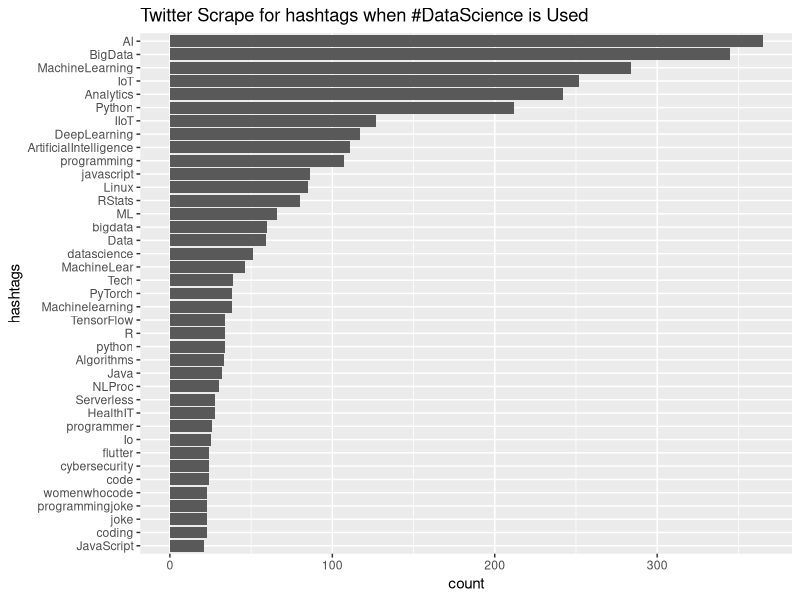
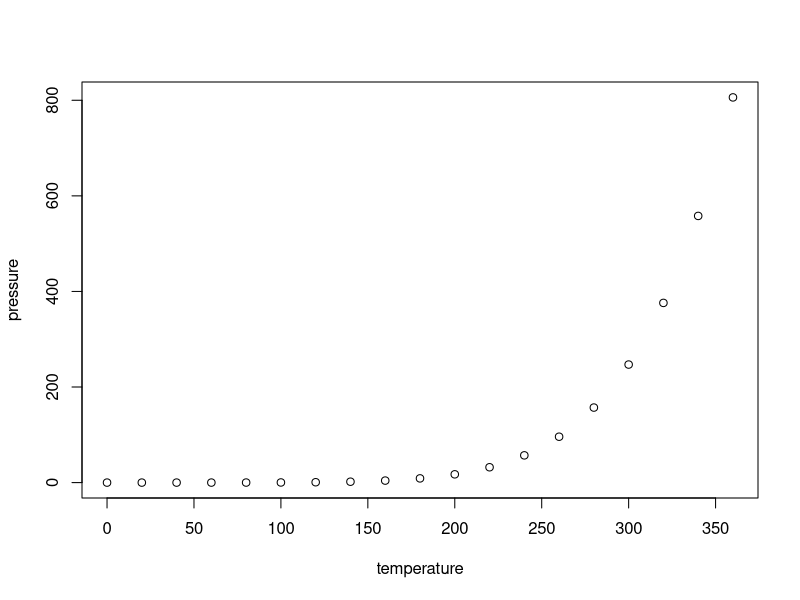

Generate these figures, in order, with R:
## ---- chunk 1
knitr::opts_chunk$set(echo = TRUE)
library(dplyr)
library(ggplot2)
## ---- chunk 2
word.df<-read.csv("data/twitter_words.csv")

unique_word<-word.df%>%
  group_by(word)%>%
  summarize(word_count=n_distinct(word), .groups = 'drop_last')%>%
  arrange(word_count)


count_word<-word.df%>%
  filter(word!="DataScience")%>%
  group_by(word)%>%
  summarize(word_count=sum(!is.na(word)))%>%
  arrange(desc(word_count))

knitr::kable(head(count_word))
## ---- chunk 3
count_word_cut<-count_word%>%
  filter(word_count>20)

ggplot(count_word_cut, mapping=aes(x=reorder(word,word_count),y=word_count))+
  geom_bar(stat="identity")+
  coord_flip() +
  labs(title="Twitter Scrape for hashtags when #DataScience is Used",x="hashtags", y="count")

## ---- chunk 4
plot(pressure)
